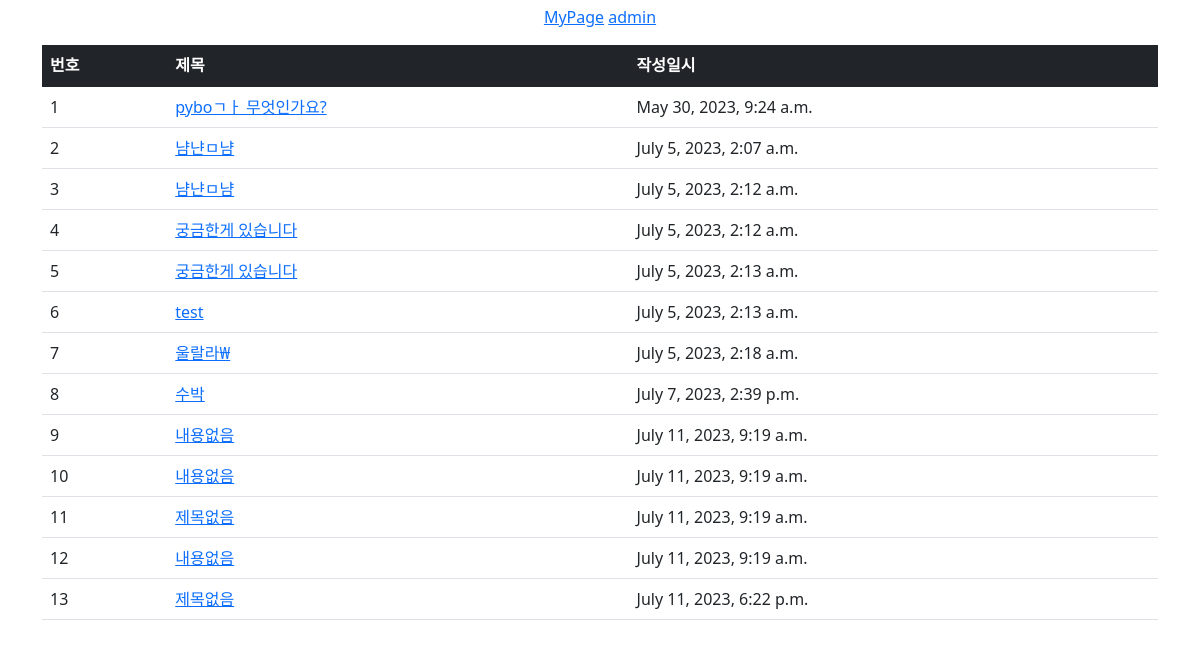
Page /common/mypage/ (signed in) on the earlier database version.
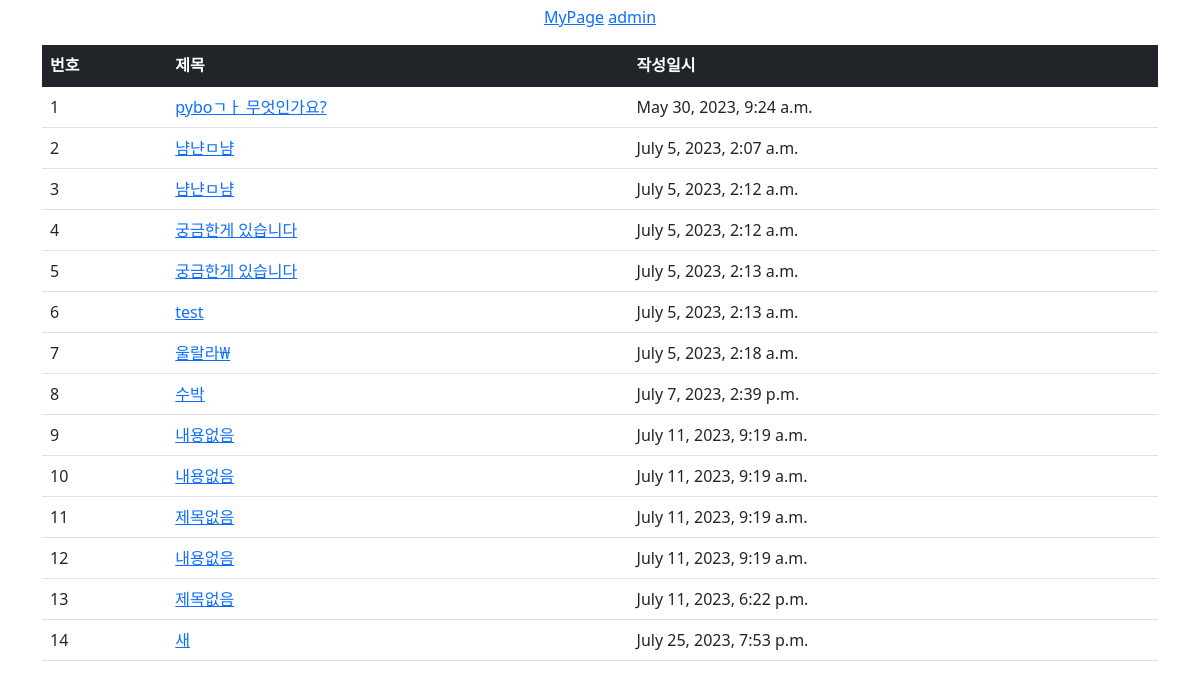
Same page on the later database version.
### pybo/models.py (models this page shows, shortened)
class Question(models.Model):
    subject = models.CharField(max_length = 200)
    author = models.ForeignKey(User, on_delete=models.CASCADE)
    content = models.TextField()
    create_date = models.DateTimeField()
    modify_date=models.DateTimeField(null=True, blank=True)
    star = models.ManyToManyField(User, related_name='stars',blank=True)

### common/views.py (the view)
# urls.py: path('mypage/',views.mypage,name='mypage'),
def mypage(request):
    myquestion_list=Question.objects.filter(author = request.user)
    context = {'myquestion_list': myquestion_list}
    return render(request, 'common/mypage.html',context)

### templates/common/mypage.html
{% extends 'common/base.html' %}
{% block content %}
<div class="container my-3">
    <table class="table">
        <thead>
        <tr class="table-dark">
            <th>번호</th>
            <th>제목</th>
            <th>작성일시</th>
        </tr>
        </thead>
        <tbody>
        {% if myquestion_list %}
        {% for question in myquestion_list %}
        <tr>
            <td>{{ forloop.counter }}</td>
            <td>
                <a href="{% url 'pybo:detail' question.id %}">{{ question.subject }}</a>
            </td>
            <td>{{ question.create_date }}</td>
        </tr>
        {% endfor %}
        {% else %}
        <tr>
            <td colspan="3">질문이 없습니다.</td>
        </tr>
        {% endif %}
        </tbody>
    </table>
</div>
{% endblock %}

Differences in the rows shown:
added Question: subject "새", create_date "July 25, 2023, 7:53 p.m."
